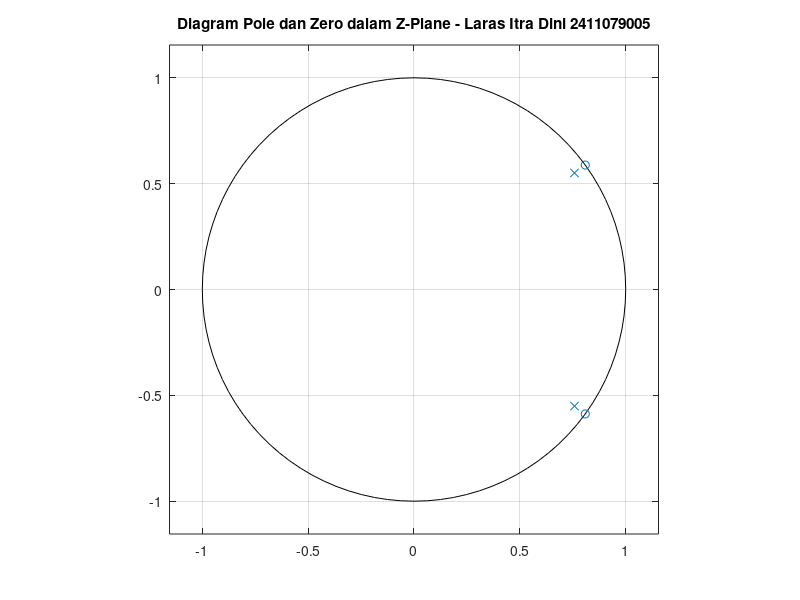

Recreate this plot in MATLAB.
clear all
n2 = [1 -1.618 1]
d2 = [1 -1.5161 0.878]
roots(n2)
roots(d2)
zplane(n2,d2)
title ('Diagram Pole dan Zero dalam Z-Plane - Laras Itra Dini 2411079005')